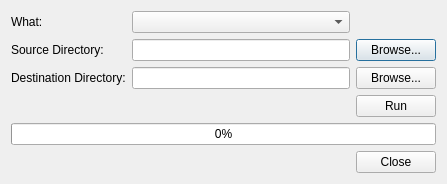
<?xml version="1.0" encoding="UTF-8"?>
<ui version="4.0">
 <class>BatchDlg</class>
 <widget class="QDialog" name="BatchDlg">
  <property name="geometry">
   <rect>
    <x>0</x>
    <y>0</y>
    <width>447</width>
    <height>174</height>
   </rect>
  </property>
  <property name="windowTitle">
   <string>Batch Job</string>
  </property>
  <layout class="QGridLayout" name="gridLayout">
   <item row="1" column="0">
    <widget class="QLabel" name="label">
     <property name="text">
      <string>Source Directory:</string>
     </property>
    </widget>
   </item>
   <item row="1" column="1">
    <widget class="QLineEdit" name="editSrc"/>
   </item>
   <item row="1" column="2">
    <widget class="QPushButton" name="btnSrc">
     <property name="text">
      <string>Browse...</string>
     </property>
    </widget>
   </item>
   <item row="2" column="0">
    <widget class="QLabel" name="label_2">
     <property name="text">
      <string>Destination Directory:</string>
     </property>
    </widget>
   </item>
   <item row="2" column="1">
    <widget class="QLineEdit" name="editDst"/>
   </item>
   <item row="2" column="2">
    <widget class="QPushButton" name="btnDst">
     <property name="text">
      <string>Browse...</string>
     </property>
    </widget>
   </item>
   <item row="5" column="0" colspan="3">
    <widget class="QProgressBar" name="progressBar">
     <property name="value">
      <number>0</number>
     </property>
     <property name="format">
      <string>%p%</string>
     </property>
    </widget>
   </item>
   <item row="6" column="1" colspan="2">
    <widget class="QDialogButtonBox" name="buttonBox">
     <property name="orientation">
      <enum>Qt::Horizontal</enum>
     </property>
     <property name="standardButtons">
      <set>QDialogButtonBox::Close</set>
     </property>
    </widget>
   </item>
   <item row="4" column="1">
    <spacer name="verticalSpacer">
     <property name="orientation">
      <enum>Qt::Vertical</enum>
     </property>
     <property name="sizeHint" stdset="0">
      <size>
       <width>20</width>
       <height>40</height>
      </size>
     </property>
    </spacer>
   </item>
   <item row="3" column="2">
    <widget class="QPushButton" name="btnStart">
     <property name="text">
      <string>Run</string>
     </property>
    </widget>
   </item>
   <item row="0" column="0">
    <widget class="QLabel" name="label_3">
     <property name="text">
      <string>What:</string>
     </property>
    </widget>
   </item>
   <item row="0" column="1">
    <widget class="QComboBox" name="comboWhat"/>
   </item>
  </layout>
 </widget>
 <resources/>
 <connections>
  <connection>
   <sender>buttonBox</sender>
   <signal>accepted()</signal>
   <receiver>BatchDlg</receiver>
   <slot>accept()</slot>
   <hints>
    <hint type="sourcelabel">
     <x>248</x>
     <y>254</y>
    </hint>
    <hint type="destinationlabel">
     <x>157</x>
     <y>274</y>
    </hint>
   </hints>
  </connection>
  <connection>
   <sender>buttonBox</sender>
   <signal>rejected()</signal>
   <receiver>BatchDlg</receiver>
   <slot>reject()</slot>
   <hints>
    <hint type="sourcelabel">
     <x>316</x>
     <y>260</y>
    </hint>
    <hint type="destinationlabel">
     <x>286</x>
     <y>274</y>
    </hint>
   </hints>
  </connection>
 </connections>
</ui>
